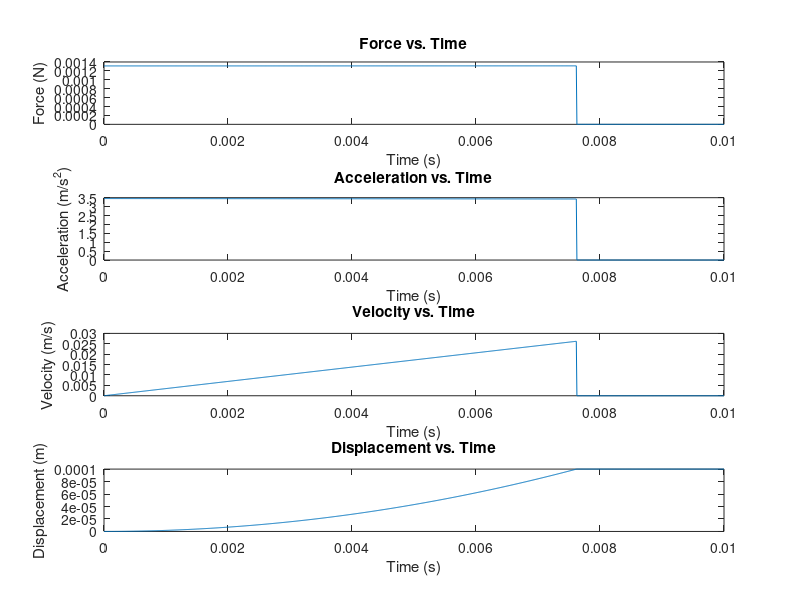

Write the MATLAB code that produced this figure.
% Paramètres et grandeurs physiques
M_MPM = 0.38e-3; % kg
P_MPM = M_MPM * 9.81; % N
course = 0.1e-3; % m
mu_f = 0.4; % 无单位

% vecteur de temps
t = linspace(0, 0.01, 1000); % s

% position x vecteur
pos_x = linspace(0, course, 1000); % m

% Calculer Fx_M, Fx_EM et Fz_EM
ix = 1; % Supposons que le courant est de 1A
Fx_EM = ix * (2.1252E+18 * pos_x.^6 - 9.7281E+07 * pos_x.^5 - 5.0226E+10 * pos_x.^4 + 1.3028E+00 * pos_x.^3 + 4.9317E+02 * pos_x.^2 - 1.0385E-07 * pos_x + 1.3115E-03);
Fz_EM = ix * (-1.4456E+07 * pos_x.^3 + 1.2642E-05 * pos_x.^2 - 2.9536E-01 * pos_x + 9.3282E-14);

% Calculer Ftotal_x (la composante de la force résultante sur l'axe des x)
Ftotal_x = Fx_EM;

% Calculer Ftotal_z (la composante de la force résultante sur l'axe z)
Ftotal_z = P_MPM + Fz_EM;

% Calculer le poids net
Wnet = M_MPM * 9.81 - Ftotal_z;

% Calculer le frottement
Ff = Wnet * mu_f;

% Calculer l'accélération
a = (Ftotal_x - Ff) / M_MPM;

% Calculer la vitesse à l'aide de la fonction intégrale
v = cumtrapz(t, a);

% Calculer le déplacement à l'aide de la fonction intégrale
x = cumtrapz(t, v);
index = find(x>course);
x(index(1):end)=course;
v(index(1):end)=0;
a(index(1):end)=0;
Ftotal_x(index(1):end)=0;
% Tracer la force, l'accélération, la vitesse et le déplacement dans le temps
figure;
subplot(4, 1, 1);
plot(t, Ftotal_x);
title('Force vs. Time');
ylabel('Force (N)');
xlabel('Time (s)');

subplot(4, 1, 2);
plot(t, a);
title('Acceleration vs. Time');
ylabel('Acceleration (m/s^2)');
xlabel('Time (s)');

subplot(4, 1, 3);
plot(t, v);
title('Velocity vs. Time');
ylabel('Velocity (m/s)');
xlabel('Time (s)');

subplot(4, 1, 4);
plot(t, x);
title('Displacement vs. Time');
ylabel('Displacement (m)');
xlabel('Time (s)');

% figure;
% plot(pos_x, Fx_EM);
